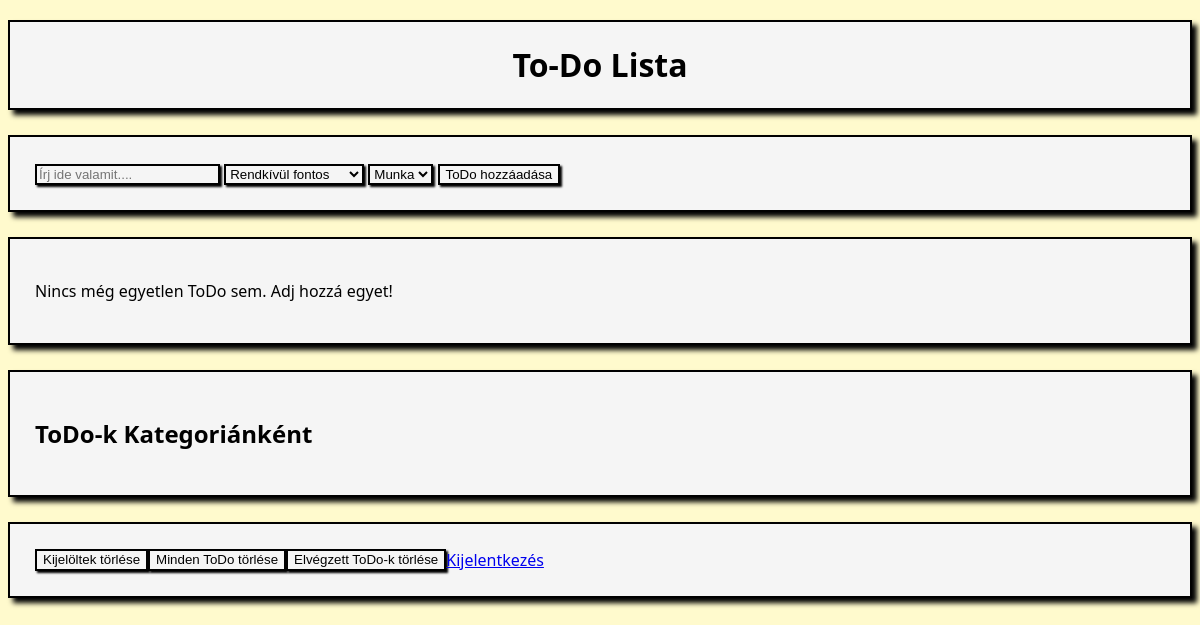
/Frontend/index.php (signed in), run on an earlier commit of the app's database.
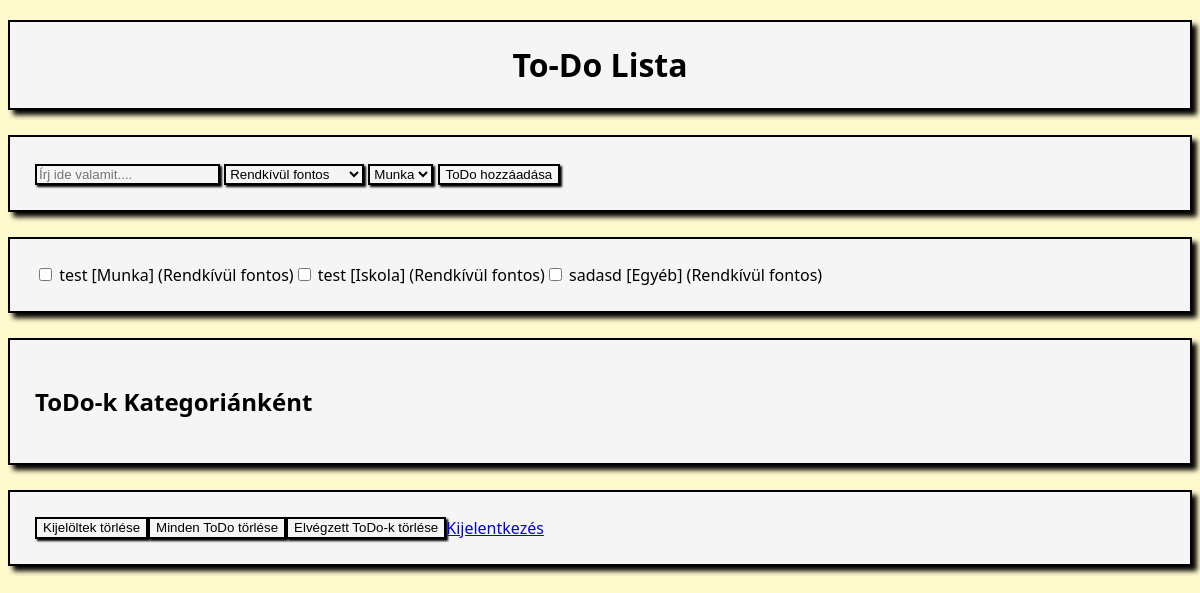
And on a later commit of the database.
### tables this page shows
CREATE TABLE `tasks` (
  `id` int(11) NOT NULL,
  `user_id` int(11) NOT NULL,
  `task` varchar(500) NOT NULL,
  `category_id` int(50) NOT NULL,
  `priority_id` int(50) NOT NULL,
  `is_done` tinyint(4) DEFAULT 0,
  `created_at` timestamp NOT NULL DEFAULT current_timestamp()
);

CREATE TABLE `categories` (
  `id` int(11) NOT NULL,
  `category_name` varchar(50) NOT NULL
);

CREATE TABLE `priorities` (
  `id` int(11) NOT NULL,
  `priority_name` varchar(50) NOT NULL
);

### Frontend/index.php (the view, shortened to what this page needs)
<?php
    require_once "../Backend/db.php";
    $lekerdezes = $connection->prepare("SELECT tasks.id, tasks.task, categories.category_name, priorities.priority_name FROM tasks
                                        JOIN categories ON tasks.category_id = categories.id
                                        JOIN priorities ON tasks.priority_id = priorities.id
                                        WHERE tasks.user_id = ?");
    $lekerdezes->bind_param("i", $_SESSION["user_id"]);
    $lekerdezes->execute();
    $result = $lekerdezes->get_result();
?>
<!DOCTYPE html>
<html lang="en">
<head>
    <link rel="stylesheet" href="index.css">
</head>
<body>
    <div class="title-box">
        <h1>To-Do Lista
        </h1>
    </div>
    <div class="input-box">
        <form action="../Backend/addToDo.php" method="POST">
            <input type="text" name="toDoInput" class="toDoInputBox" placeholder="Írj ide valamit...." required>
            <select name="fontossagi" class="fontossagi">
                <option value="5">Rendkívül fontos</option>
            </select>
            <select name="category">
                <option value="1">Munka</option>
            </select>
            <button type="submit">ToDo hozzáadása</button>
        </form>
    </div>
    <div class="ToDoLoad">
        <?php if(!$result->num_rows): ?>
            <p>Nincs még egyetlen ToDo sem. Adj hozzá egyet!</p>
        <?php else: ?>
            <?php foreach($result as $row): ?>
                <div>
                    <input type="checkbox" name="checked">
                    <span><?= htmlspecialchars($row['task']) ?></span>
                    <span>[<?= htmlspecialchars($row['category_name']) ?>]</span>
                    <span>(<?= htmlspecialchars($row['priority_name']) ?>)</span>
                </div>
                <br>
            <?php endforeach; ?>
        <?php endif; ?>
    </div>
    <div class="ToDosByCategory">
        <h2>ToDo-k Kategoriánként</h2>
    </div>
    <div class="RemoveToDos">
        <button>Kijelöltek törlése</button>
        <button>Minden ToDo törlése</button>
        <button>Elvégzett ToDo-k törlése</button>
        <a href="loginform.html">Kijelentkezés</a>
    </div>
</body>
</html>

### Frontend/index.css (style rules this page uses)
body { font-family: 'Segoe UI', Tahoma, Geneva, Verdana, sans-serif; background-color:rgb(255, 250, 205); }
.title-box { display: flex; justify-content: center; align-items: center; margin-top: 20px; border: 2px solid black; box-shadow: 5px 5px 5px black; background-color: whitesmoke; }
.input-box { display: block; justify-content: center; align-items: center; margin-top: 25px; padding: 25px; border: 2px solid black; box-shadow: 5px 5px 5px black; background-color: whitesmoke; }
.ToDoLoad { display: flex; margin-top: 25px; padding: 25px; border: 2px solid black; box-shadow: 5px 5px 5px black; background-color: whitesmoke; }
.RemoveToDos { display: flex; margin-top: 25px; padding: 25px; border: 2px solid black; box-shadow: 5px 5px 5px black; background-color: whitesmoke; }
.ToDosByCategory { display: flex; margin-top: 25px; padding: 25px; border: 2px solid black; box-shadow: 5px 5px 5px black; background-color: whitesmoke; }
button { justify-content: center; border: 2px solid black; box-shadow: 2px 2px 2px black; background-color: whitesmoke; }
select { justify-content: center; border: 2px solid black; box-shadow: 2px 2px 2px black; background-color: whitesmoke; }
.toDoInputBox { justify-content: center; border: 2px solid black; box-shadow: 2px 2px 2px black; background-color: whitesmoke; }

What changed in the data, as far as the page shows it:
added tasks: task "test", category.category_name "Munka", priority.priority_name "Rendkívül fontos"
added tasks: task "test", category.category_name "Iskola", priority.priority_name "Rendkívül fontos"
added tasks: task "sadasd", category.category_name "Egyéb", priority.priority_name "Rendkívül fontos"
Also different on the page:
text no longer shown: "Nincs még egyetlen ToDo sem. Adj hozzá egyet!"
